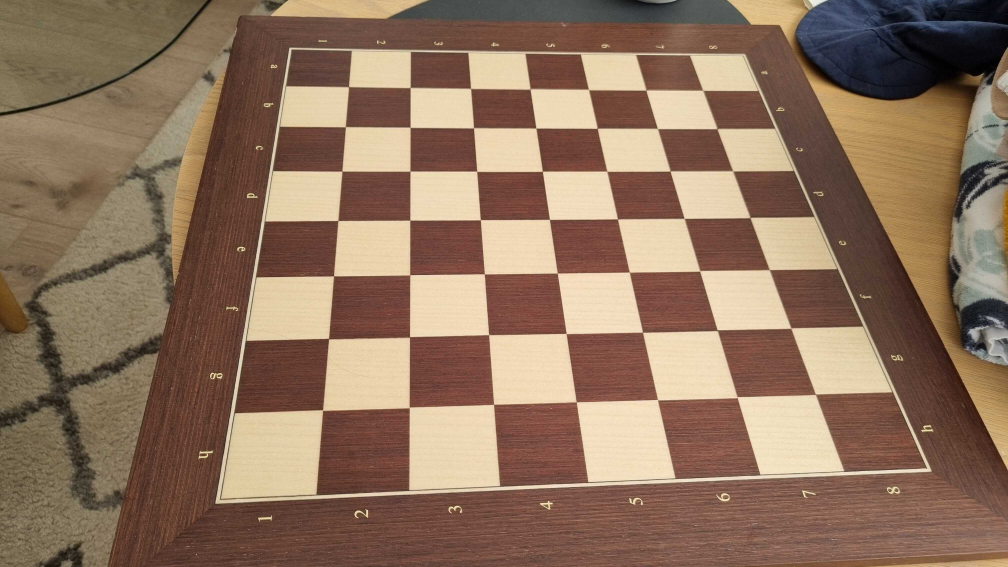
#> input picture chessboard4.jpg, 4032 x 2268 px (shown at 1/4 size)
$ python detect_chessboard.py
#> lines starting #> are read from the running program, lines starting #| are printed output that depends on the picture; after the words box and inside, x2 and y2 are one past the last pixel; in counts of white or black regions, pixels touching at a corner belong together
import cv2
import numpy as np

def auto_canny(image, sigma=0.33):
    v = np.median(image)
    lower = int(max(0, (1.0 - sigma) * v))
    upper = int(min(255, (1.0 + sigma) * v))
    edged = cv2.Canny(image, lower, upper)
    return edged

img = cv2.imread("chessboard4.jpg")
#> img is the input picture: shape (2268, 4032, 3); mean B, G, R 93.8, 115, 142.2
gray = cv2.cvtColor(img, cv2.COLOR_BGR2GRAY)
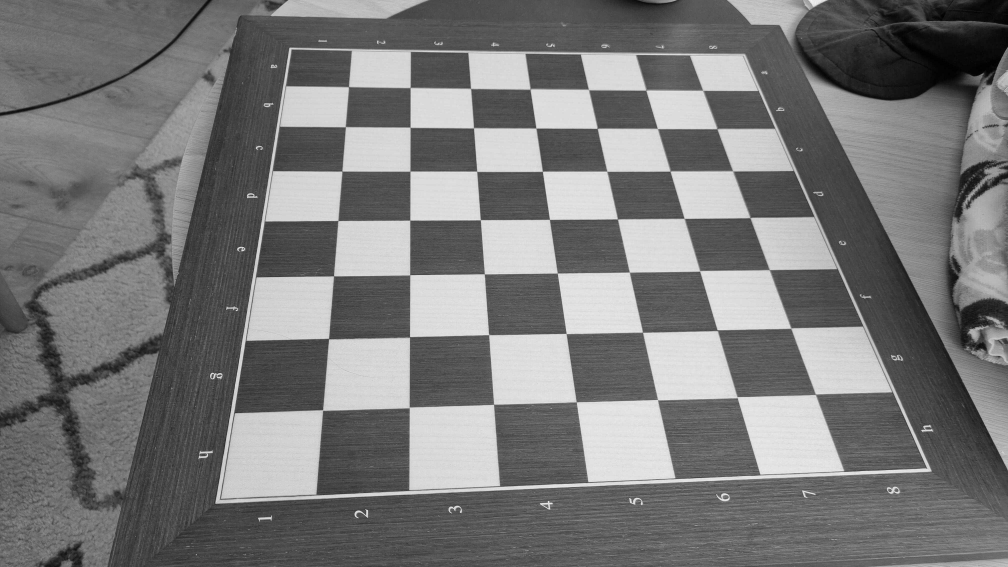
#> gray: shape (2268, 4032) (shown at 1/4 size); min 0, max 251, mean 120.7

cv2.imshow("Grayscale Image", gray)
cv2.waitKey(0)

cv2.imwrite("grayscale.jpg", gray)

blurred = cv2.GaussianBlur(gray, (5, 5), 0)
edges = auto_canny(blurred)
#> in auto_canny, `v = np.median(image)`: v = 100
#> in auto_canny, `lower = int(max(0, (1.0 - sigma) * v))`: lower = 67
#> in auto_canny, `upper = int(min(255, (1.0 + sigma) * v))`: upper = 133
#> in auto_canny, `edged = cv2.Canny(image, lower, upper)`:
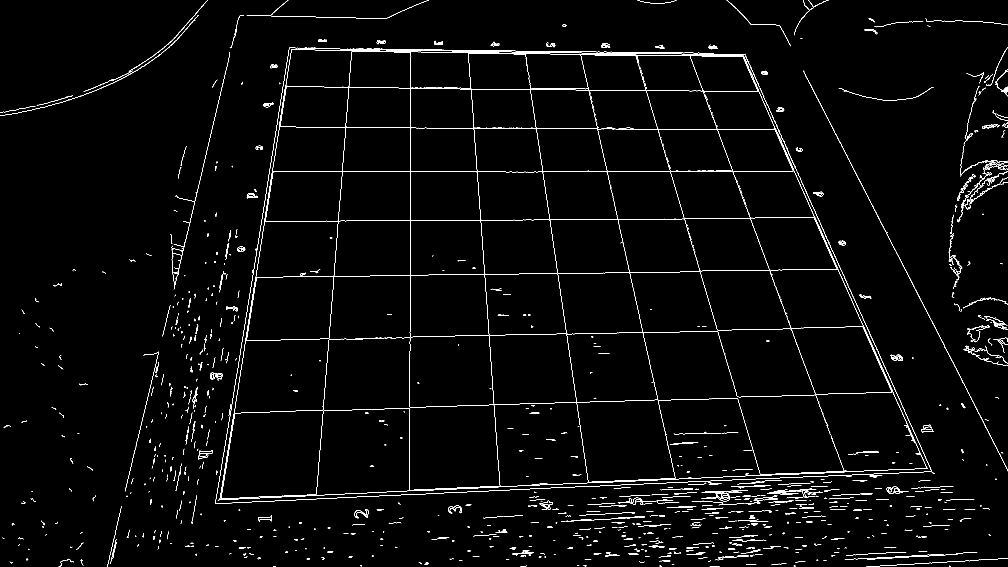
#> edged: shape (2268, 4032) (shown at 1/4 size); 1.2% white in thin lines or dots

contours, _ = cv2.findContours(edges, cv2.RETR_LIST, cv2.CHAIN_APPROX_SIMPLE)
#> contours = 1690 contours, 1506 with area under 20; largest, box (x1, y1, x2, y2) and area: (986, 352, 3386, 1929) 345742, (1335, 882, 1957, 1349) 140941, (986, 1105, 1336, 1364) 80378, (1638, 879, 1939, 1101) 62956, (1923, 879, 2231, 1098) 61376
contours = sorted(contours, key = cv2.contourArea, reverse = True)[:10]
#> contours = 10 contours; largest, box (x1, y1, x2, y2) and area: (986, 352, 3386, 1929) 345742, (1335, 882, 1957, 1349) 140941, (986, 1105, 1336, 1364) 80378, (1638, 879, 1939, 1101) 62956, (1923, 879, 2231, 1098) 61376

board_contour = None
for contour in contours:
    perimeter = cv2.arcLength(contour, True)
    approx = cv2.approxPolyDP(contour, 0.01 * perimeter, True)

    if len(approx) > 4:
        rect = cv2.minAreaRect(approx)
        box = cv2.boxPoints(rect)
        box = np.int0(box)

        board_contour = np.array([box], dtype = "float32")

    else:
        board_contour = approx

    if board_contour is not None and len(board_contour) > 0:
        break
#> this loop made 1 pass
#> (perimeter, rect, board_contour) on pass 1: (21891.2, ((2271.1, 1205.6), (1271.6, 2576.4), -67.52), [[3218, 2285], [837, 1300], [1323, 125], [3704, 1110]])

if board_contour is None:
    print("Chessboard not found in image.")
else:
    if len(board_contour) > 0:
        print(board_contour)
#| [[[3218. 2285.]
#|   [ 837. 1300.]
#|   [1323.  125.]
#|   [3704. 1110.]]]

        board_contour = board_contour.reshape(-1, 1, 2).astype(np.int32)  # Reshape and convert to integer

        # Draw contour
        cv2.drawContours(img, [board_contour], -1, (0, 255, 0), 2)

        # Warp perspective to get top-down view of chessboard
        pts1 = np.float32(board_contour)
#> pts1 = [[3218, 2285], [837, 1300], [1323, 125], [3704, 1110]]
        # pts2 = np.float32([[0, 0], [0, 480], [480, 480], [480, 0]])  # assuming a square chessboard of 480x480 pixels
        pts2 = np.float32([[0, 0], [480, 0], [480, 480], [0, 480]])  # ordered: top-left, top-right, bottom-right, bottom-left

        s = np.sum(pts1, axis=2)
#> s = [5503, 2137, 1448, 4814]
        diff = np.diff(pts1, axis=2)
#> diff = [-933, 463, -1198, -2594]

        top_left = pts1[np.argmin(s)]
#> top_left = [[1323, 125]]
        top_right = pts1[np.argmax(diff)]
#> top_right = [[837, 1300]]
        bottom_right = pts1[np.argmax(s)]
#> bottom_right = [[3218, 2285]]
        bottom_left = pts1[np.argmin(diff)]
#> bottom_left = [[3704, 1110]]

        pts1_ordered = np.array([top_left, top_right, bottom_right, bottom_left], dtype = "float32")
#> pts1_ordered = [[1323, 125], [837, 1300], [3218, 2285], [3704, 1110]]

        print("pts1 :");
        print(pts1);
#| [[[3218. 2285.]]
#|  [[ 837. 1300.]]
#|  [[1323.  125.]]
#|  [[3704. 1110.]]]
        print("pts2 :");
        print(pts2);
        # matrix = cv2.getPerspectiveTransform(pts1, pts2)
        matrix = cv2.getPerspectiveTransform(pts1_ordered, pts2)
#> matrix = [[-0.144, 0.349, 147.3], [0.172, 0.0712, -236.6], [-4.62e-20, 8.17e-20, 1]]
        result = cv2.warpPerspective(img, matrix, (480, 480))
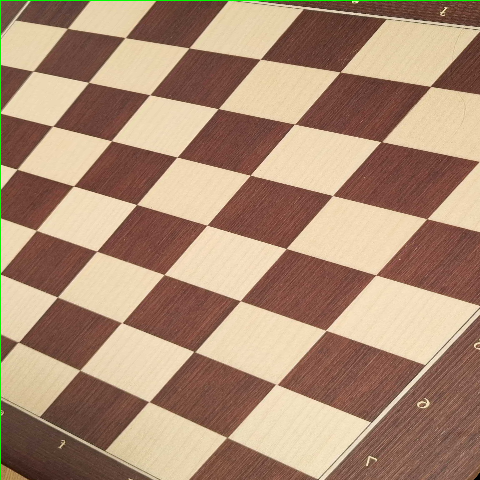
#> result: shape (480, 480, 3); mean B, G, R 117, 140.8, 171.8

        cv2.circle(img, tuple(map(int, top_left[0])), 10, (255, 0, 0), -1) # Blue
        cv2.circle(img, tuple(map(int, top_right[0])), 10, (0, 255, 0), -1) # Green
        cv2.circle(img, tuple(map(int, bottom_right[0])), 10, (0, 0, 255), -1) # Red
        cv2.circle(img, tuple(map(int, bottom_left[0])), 10, (255, 255, 0), -1) # Cyan


        cv2.imshow("Chessboard", result)
        cv2.waitKey(0)

$ run again, with chessboard3.jpg copied over chessboard4.jpg
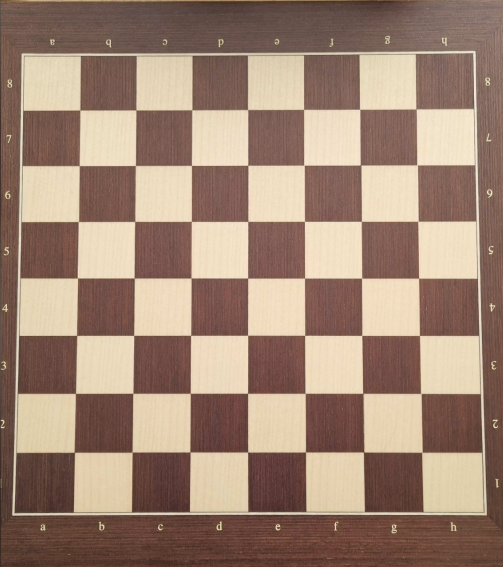
#> input picture chessboard3.jpg, 1006 x 1134 px (shown at 1/2 size)
#> img is the input picture: shape (1134, 1006, 3); mean B, G, R 115.8, 133, 159.2
#> v = 104
#> lower = 69
#> upper = 138
#> in auto_canny, `edged = cv2.Canny(image, lower, upper)`:
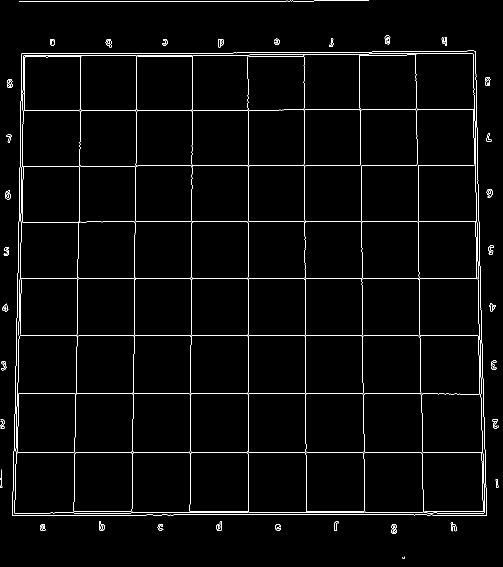
#> edged: shape (1134, 1006) (shown at 1/2 size); 2.2% white in thin lines or dots
#> `contours, _ = cv2.findContours(edges, cv2.RETR_LIST, cv2.CHAIN_APPROX_..`: contours = 151 contours, 67 with area under 20; largest, box (x1, y1, x2, y2) and area: (24, 101, 974, 1032) 856498, (24, 101, 974, 1032) 856494, (29, 106, 970, 1027) 624380, (609, 106, 954, 558) 90210, (157, 329, 613, 672) 64000
#> `contours = sorted(contours, key = cv2.contourArea, reverse = True)[:10]`: contours = 10 contours; largest, box (x1, y1, x2, y2) and area: (24, 101, 974, 1032) 856498, (24, 101, 974, 1032) 856494, (29, 106, 970, 1027) 624380, (609, 106, 954, 558) 90210, (157, 329, 613, 672) 64000
#> the loop `for contour in contours:` made 1 pass
#> (perimeter, board_contour) on pass 1: (3747.2, [[950, 102], [43, 107], [25, 1031], [973, 1030]])
#| [[[ 950  102]]
#|  [[  43  107]]
#|  [[  25 1031]]
#|  [[ 973 1030]]]
#> pts1 = [[950, 102], [43, 107], [25, 1031], [973, 1030]]
#> s = [1052, 150, 1056, 2003]
#> diff = [-848, 64, 1006, 57]
#> top_left = [[43, 107]]
#> top_right = [[25, 1031]]
#> bottom_right = [[973, 1030]]
#> bottom_left = [[950, 102]]
#> pts1_ordered = [[43, 107], [25, 1031], [973, 1030], [950, 102]]
#| [[[ 950.  102.]]
#|  [[  43.  107.]]
#|  [[  25. 1031.]]
#|  [[ 973. 1030.]]]
#> matrix = [[0.00301, 0.546, -58.54], [0.535, 0.0104, -24.1], [5.12e-06, 4.92e-05, 1]]
#> `result = cv2.warpPerspective(img, matrix, (480, 480))`:
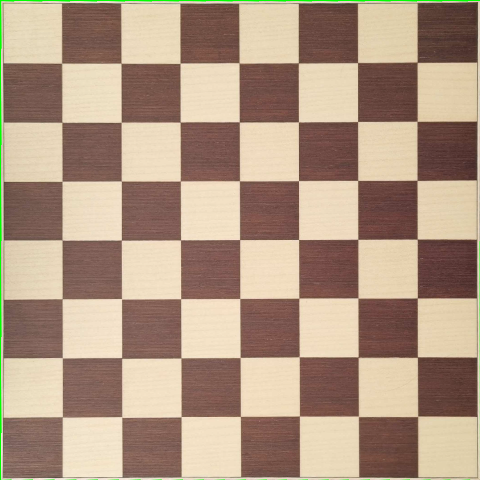
#> result: shape (480, 480, 3); mean B, G, R 130.6, 151.1, 175.1
